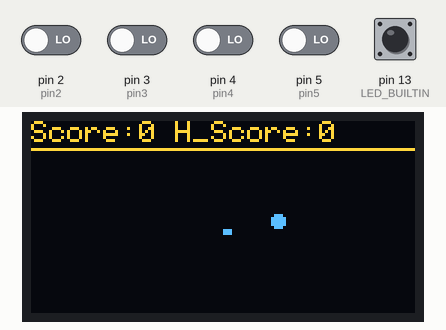
This sketch was run on a simulated Arduino Uno, built with avr-gcc and run on an emulated ATmega328P. Parts: 128×64 one-colour display. The test bench sets the inputs (shaded band); at power-on: pin 13 (LED_BUILTIN) HIGH, pin 2 (pin2), pin 3 (pin3), pin 4 (pin4), pin 5 (pin5) LOW. The OLED is the two-colour kind (top 16 rows yellow); random numbers use the default seed unless the sketch sets one.

Above: at 6.2 s.
6.3 s: pin 2 (pin2) driven HIGH
At 6.52 s:
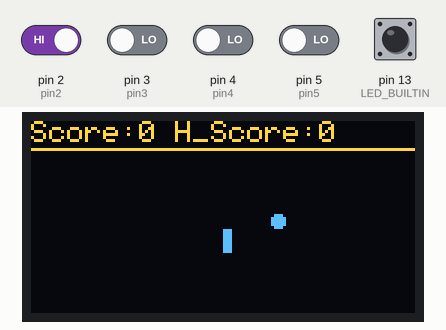
8.0 s: pin 3 (pin3) driven HIGH and pin 4 (pin4) driven HIGH
At 8.6 s:
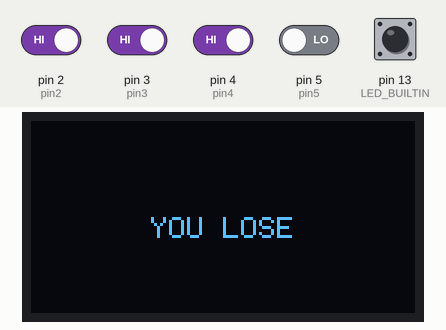
11.0 s: pin 3 (pin3) driven LOW
At 12.22 s:
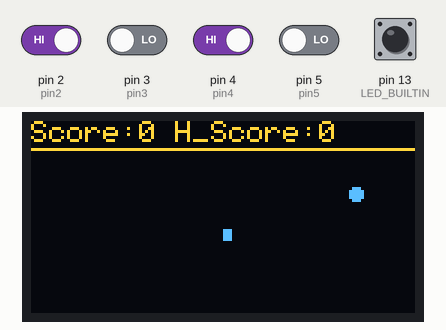
13.6 s: pin 2 (pin2) driven LOW
At 13.71 s:
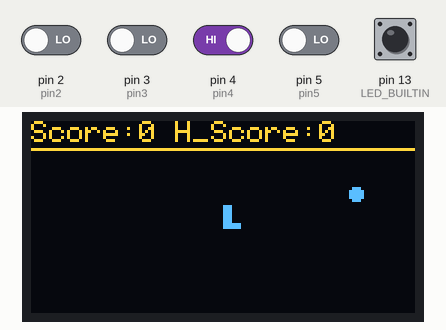
15.2 s: pin 3 (pin3) driven HIGH
At 15.31 s:
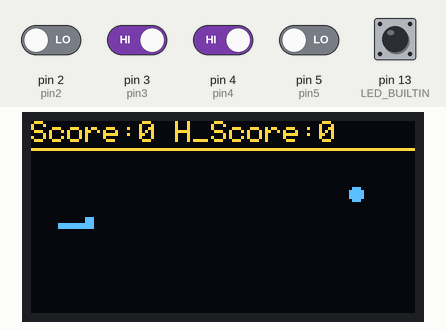

Measured:
- after the input at 6.3 s, the display: first changes after 0.10 s (image 1 shows a later state)

The sketch:

snakeGame_if_dont_use_pullup_res.ino
```cpp
#include <Wire.h>
#include <Adafruit_GFX.h>
#include <Adafruit_SSD1306.h>
#include <EEPROM.h>

#define SCREEN_WIDTH 128
#define SCREEN_HEIGHT 64

#define MAX_SNAKE_SIZE 102

#define pin2 2
#define pin3 3
#define pin4 4
#define pin5 5

#define FOOD_RADIUS 2
#define SPECIAL_RADIUS 4

#define moveInterval 50
#define specialTime 5000

Adafruit_SSD1306 oled(SCREEN_WIDTH, SCREEN_HEIGHT, &Wire, -1);

unsigned long specialWait = 0;
unsigned long lastMoveTime = 0;
unsigned long secretHoldStartTime = 0;

uint8_t snakeX[MAX_SNAKE_SIZE];
uint8_t snakeY[MAX_SNAKE_SIZE];
uint8_t snakeSize = 5;

uint8_t whenToSpecial = 0;

uint8_t foodX, foodY;
uint8_t specialX, specialY;
bool specialActive = false;

int8_t deltaX = 0;
int8_t deltaY = 0;
int16_t pixelX = 64;
int16_t pixelY = 36;

int score = 0;
int hScore = 0;

void target(const __FlashStringHelper* m, int x, int y, int b, int a) {
  oled.setCursor(x, y);
  oled.setTextColor(a);
  oled.setTextSize(b);
  oled.print(m);
}

void spawnFood() {
  bool isOnSnake;
  do {
    isOnSnake = false;
    foodX = random(FOOD_RADIUS, SCREEN_WIDTH - FOOD_RADIUS);
    foodY = random(FOOD_RADIUS + 12, SCREEN_HEIGHT - FOOD_RADIUS);

    for (int i = 0; i < snakeSize; i++) {
      if (abs(foodX - snakeX[i]) < 5 && abs(foodY - snakeY[i]) < 4) {
        isOnSnake = true; // Found a collision!
        break;
      }
    }
  }
  while (isOnSnake);
}

void spawnSpecial() {
  bool isOnSnake;
  do {
    isOnSnake = false;
    specialX = random(SPECIAL_RADIUS, SCREEN_WIDTH - SPECIAL_RADIUS);
    specialY = random(SPECIAL_RADIUS + 12, SCREEN_HEIGHT - SPECIAL_RADIUS);

    for (int i = 0; i < snakeSize; i++) {
      if (abs(specialX - snakeX[i]) < 8 && abs(specialY - snakeY[i]) < 6) {
        isOnSnake = true;
        break;
      }
    }
  }
  while (isOnSnake);

  specialWait = millis();
  specialActive = true;
}

void setup() {
  randomSeed(analogRead(A3));
  pinMode(pin2, INPUT);
  pinMode(pin3, INPUT);
  pinMode(pin4, INPUT);
  pinMode(pin5, INPUT);

  hScore = EEPROM.read(0);
  if (hScore == 255) {
    hScore = 0;
  }

  if (!oled.begin(SSD1306_SWITCHCAPVCC, 0x3C)) {
    for (;;)
      ;
  }
  oled.clearDisplay();
  target(F("Hi chat"), 40, 32, 1, 1);
  oled.display();
  delay(5000);
  oled.clearDisplay();
  for (int i = 0; i < MAX_SNAKE_SIZE; i++) {
    snakeX[i] = pixelX;
    snakeY[i] = pixelY;
  }
  spawnFood();
}

void loop() {
  oled.clearDisplay();
  digitalWrite(LED_BUILTIN, !digitalRead(LED_BUILTIN));

  if(digitalRead(pin4) == HIGH && digitalRead(pin5) == HIGH) {
    if (secretHoldStartTime == 0) {
      secretHoldStartTime = millis();
    }
    if (millis() - secretHoldStartTime >= 5000) {
      score = 0;
      hScore = 0;
      snakeSize = 5;
      pixelX = 64;
      pixelY = 36;
      deltaX = 0;
      deltaY = 0;
      specialActive = false;
      whenToSpecial = 0;
      EEPROM.update(0, 0);
      for (int i = 0; i < MAX_SNAKE_SIZE; i++) {
        snakeX[i] = pixelX;
        snakeY[i] = pixelY;
      }
      oled.clearDisplay();
      target(F("SYSTEM RESET"), 30, 30, 1, 1);
      oled.display();
      delay(2000);
      spawnFood();
      secretHoldStartTime = 0;
    }
  }
  else {
    secretHoldStartTime = 0;
  }

  if (specialActive) {
    unsigned long timeForSpecial = millis() - specialWait;
    uint8_t secondsLeft = 0;

    if (specialTime > timeForSpecial) {
      secondsLeft = (specialTime - timeForSpecial) / 1000;

      oled.setCursor(0, 0);
      oled.print(secondsLeft + 1);
      oled.print(F("s to eat big ball"));

      if (abs(pixelX - specialX) < 8 && abs(pixelY - specialY) < 6) {
        if (snakeSize < MAX_SNAKE_SIZE - 2) {
          snakeX[snakeSize] = snakeX[snakeSize - 1];
          snakeY[snakeSize] = snakeY[snakeSize - 1];
          snakeX[snakeSize + 1] = snakeX[snakeSize - 1];
          snakeY[snakeSize + 1] = snakeY[snakeSize - 1];
          snakeSize += 2;
        }
        score += 2 * (10000 - timeForSpecial) / 500;
        specialActive = false;

        if (score > hScore) {
          hScore = score;
          EEPROM.put(0, hScore);
        }
      }
    }

    else {
      specialActive = false;
    }
  }

 else {
  oled.setCursor(0, 0);
  oled.print(F("Score:"));
  oled.print(score);
  oled.print(F(" H_Score:"));
  oled.print(hScore);
}

  oled.drawFastHLine(0, 9, 128, 1);

  if (abs(pixelX - foodX) < 4 && abs(pixelY - foodY) < 3) {
    if (snakeSize < MAX_SNAKE_SIZE - 2) {
      snakeX[snakeSize] = snakeX[snakeSize - 1];
      snakeY[snakeSize] = snakeY[snakeSize - 1];
      snakeX[snakeSize + 1] = snakeX[snakeSize - 1];
      snakeY[snakeSize + 1] = snakeY[snakeSize - 1];
      snakeSize += 2;
    }
    whenToSpecial += 1;
    score += 2;

    if (score > hScore) {
      hScore = score;
      EEPROM.put(0, hScore);
    }
    spawnFood();

    if (whenToSpecial % 5 == 0) {
      spawnSpecial();
    }
  }

  if (digitalRead(pin4) == HIGH && deltaX != -1) { deltaX = 1; deltaY = 0; }
  if (digitalRead(pin5) == HIGH && deltaX != 1) { deltaX = -1; deltaY = 0; }
  if (digitalRead(pin3) == HIGH && deltaY != 1) { deltaX = 0; deltaY = -1; }
  if (digitalRead(pin2) == HIGH && deltaY != -1) { deltaX = 0; deltaY = 1; }

  if (millis() - lastMoveTime >= moveInterval) {
    lastMoveTime = millis();

    for (int i = snakeSize - 1; i > 0; i--) {
      snakeX[i] = snakeX[i - 1];
      snakeY[i] = snakeY[i - 1];
    }
    snakeX[0] = pixelX;
    snakeY[0] = pixelY;

    pixelX += (deltaX * 3);
    pixelY += (deltaY * 2);

    if (pixelX > 127) pixelX = 0;
    if (pixelX < 0)   pixelX = 127;
    if (pixelY > 63)  pixelY = 10;
    if (pixelY < 10)  pixelY = 63;

    for (int i = 3; i < snakeSize; i++) {
      if ((deltaX != 0 || deltaY != 0) &&
        abs(pixelX - snakeX[i]) < 3 &&
        abs(pixelY - snakeY[i]) < 2) {

        oled.clearDisplay();
        target(F("YOU LOSE"), 40, 32, 1, 1);
        oled.display();
        delay(2000);

        unsigned long waitStart = millis();
        while(digitalRead(pin2) == HIGH || digitalRead(pin3) == HIGH ||
              digitalRead(pin4) == HIGH || digitalRead(pin5) == HIGH) {

          if(millis() - waitStart > 2000) break;
        }

        score = 0; snakeSize = 5; pixelX = 64; pixelY = 36;
        deltaX = 0; deltaY = 0; whenToSpecial = 0;
        specialActive = false;

        for (int j = 0; j < MAX_SNAKE_SIZE; j++) { snakeX[j] = pixelX; snakeY[j] = pixelY; }

        spawnFood();
        return;
      }
    }
  }

  for (int i = 0; i < snakeSize; i++) {
    oled.fillRect(snakeX[i], snakeY[i], 3, 2, 1);
  }

  if (specialActive) {
    oled.fillCircle(specialX, specialY, SPECIAL_RADIUS, 1);
  }

  oled.fillCircle(foodX, foodY, 2, 1);
  oled.display();
}
```
